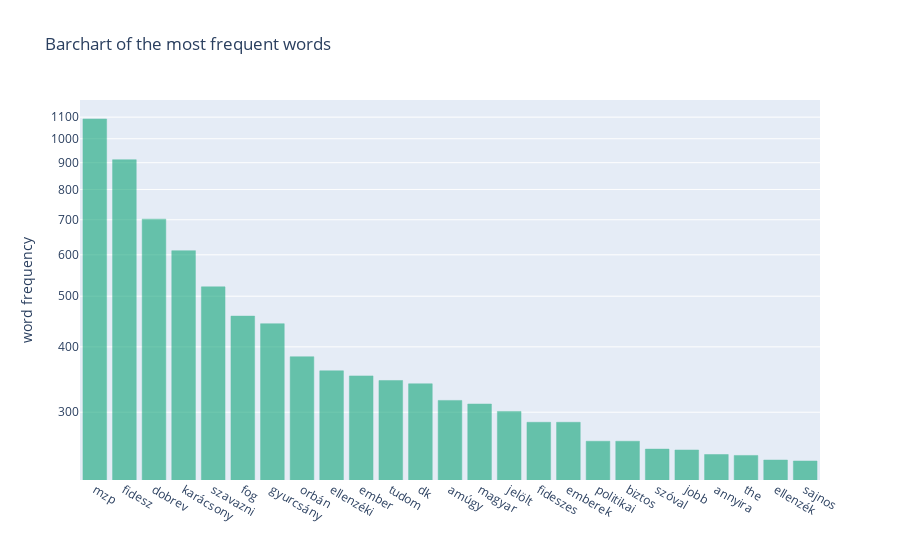

The cell this chart's notebook holds for it:
### Code cell
cntr = collections.Counter( flatten(comment_df.text) )
ws, cnt = zip( *cntr.most_common() )

fig = go.Figure([go.Bar(x=ws[:25], y=cnt[:25], marker_color = 'rgb(17,165,121)')])
fig.update_yaxes(type="log")

fig.update_traces(marker_line_color='rgb(17,165,121)',
                  marker_line_width=0.5, opacity=0.6)

fig.update_layout(title="Barchart of the most frequent words",
                  yaxis_title="word frequency",)

fig.show()

### Figure 1 — Plotly figure (JSON) as saved in the notebook; plotly's stock layout.template omitted (floating-point values rounded to 4 significant figures)
{"data": [{"marker": {"color": "rgb(17,165,121)", "line": {"color": "rgb(17,165,121)", "width": 0.5}}, "opacity": 0.6, "type": "bar", "x": ["mzp", "fidesz", "dobrev", "karácsony", "szavazni", "fog", "gyurcsány", "orbán", "ellenzéki", "ember", "tudom", "dk", "amúgy", "magyar", "jelölt", "fideszes", "emberek", "politikai", "biztos", "szóval", "jobb", "annyira", "the", "ellenzék", "sajnos"], "y": [1091, 912, 702, 611, 521, 458, 443, 383, 360, 352, 345, 340, 316, 311, 301, 287, 287, 264, 264, 255, 254, 249, 248, 243, 242]}], "layout": {"title": {"text": "Barchart of the most frequent words"}, "yaxis": {"title": {"text": "word frequency"}, "type": "log"}}}
